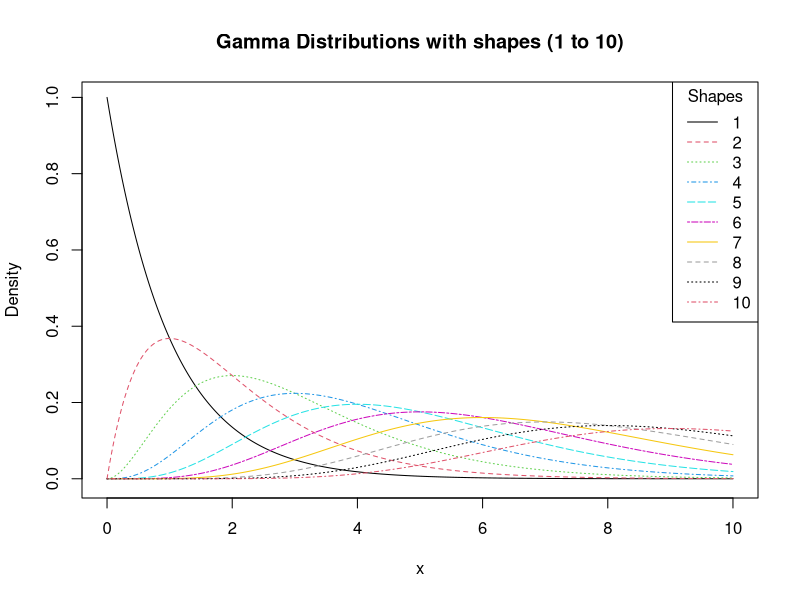
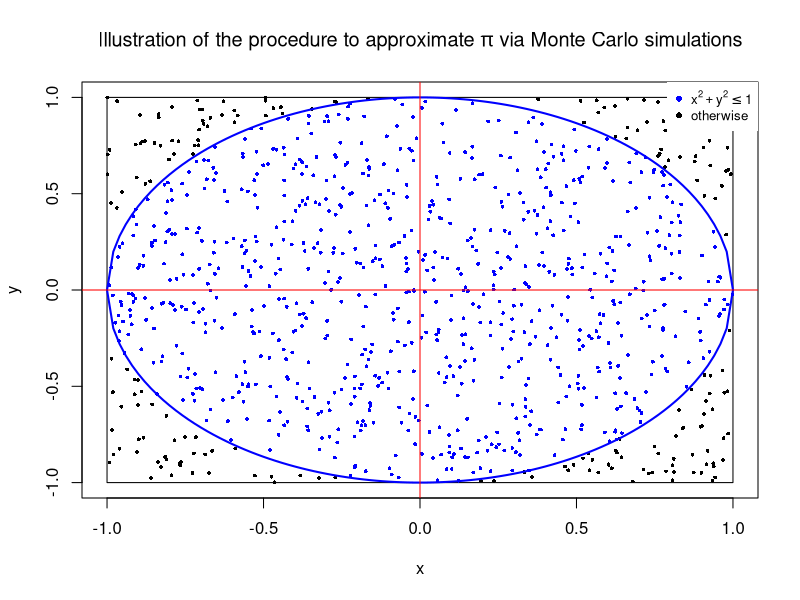
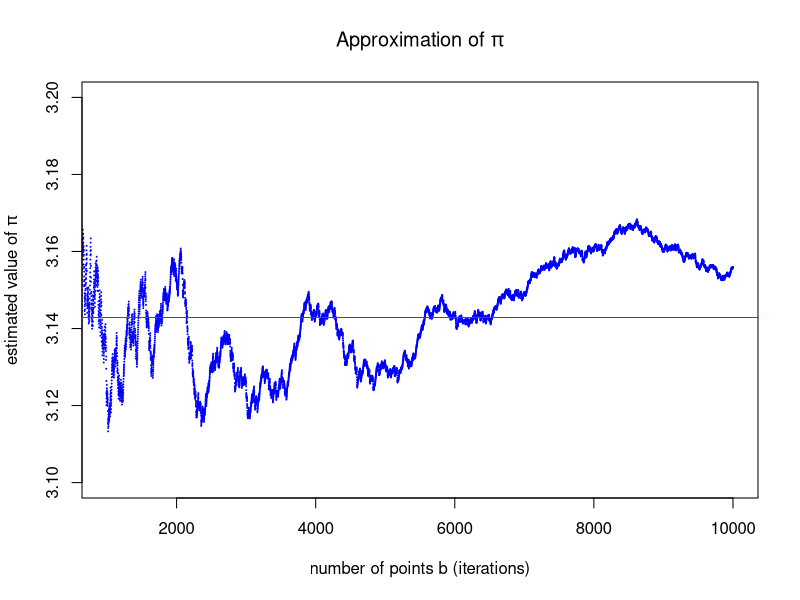

Here is the R script that generated these plots, in order:
## ---- chunk 1
k <- 1:10
plot(0, type = "n", xlim = c(0, 10), ylim = c(-0.01, 1.0), xlab = "x", 
     ylab = "Density", main = "Gamma Distributions with shapes (1 to 10)")

for (shape in k) {
  x <- seq(0, 10, by = 0.01)
  y <- dgamma(x, shape = shape, scale = 1)
  lines(x, y, col = shape, lwd = 1, lty = shape)
}

legend("topright", legend = as.character(k), col = k, lty = k, lwd = 1, 
       title = "Shapes")
## ---- chunk 2
my.pi <- function(B) {
  set.seed(528164)
  #Generating the (x,y) points
  x <- runif(B, min = -1, max = 1)
  y <- runif(B, min = -1, max = 1)
  sum_xy_sq<-sqrt(x^2+y^2)
  
  points_in_circle<-length(which(sum_xy_sq<=1))
  pi_est <- 4 * points_in_circle / B
  return(pi_est)
}

## ---- chunk 3
plot(x = seq(-1,1,0.01), y = seq(-1,1,0.01), type = "n", xlab = "x", 
     ylab = "y", 
     main = expression(paste("Illustration of the procedure to approximate ", 
                             pi, " via Monte Carlo simulations")))
# Add the rectangle
rect(-1, -1, 1, 1, border = "black")
set.seed(123)
x <- runif(1000, min = -1, max = 1)
y <- runif(1000, min = -1, max = 1)
r<- x^2 + y^2
points(x[r>1], y[r>1], pch = 16,cex=0.5, col = "black")
points(x[r<=1], y[r<=1], pch = 16,cex=0.5, col = "blue")
curve(sqrt(1 - x^2),-1,1,lwd=2, add = TRUE, col = "blue")
curve(-sqrt(1 - x^2),-1,1,lwd=2, add = TRUE, col = "blue")
abline(h=0,col="red")
abline(v=0,col="red")
#Legend
legend("topright", legend = expression("x"^2 + "y"^2 <= "1","otherwise"), 
       pch = 16, col = c("blue","black"),box.lwd = 0, cex = 0.8)
## ---- chunk 4
png("../mypi_koech.png", width = 1080, height = 720, res = 96)
est_pi<- function(B) {
set.seed(528164)    
    df <- data.frame(x <- runif(B, min =-1, max = 1),
                     y <- runif(B, min = -1, max = 1))
    df$iteration <- 1:B
    df$points_in_circle <- ifelse(sqrt(x^2 + y^2) <= 1, 1, 0) 
    df$pi_est <- 4 * cumsum(df$points_in_circle) / df$iteration
    return(df$pi_est)
}
B<-10000
pi_est<-est_pi(B)

plot(x = 1:B, y = pi_est,ylim = c(3.1,3.2),xlim = c(1000,B), 
     xlab = "number of points b (iterations)",col="blue",cex=0.1, 
     ylab = expression(paste("estimated value of ",pi)), 
     main = expression(paste("Approximation of ", pi)))
abline(h=22/7,col="red")
dev.off()
## ---- chunk 5

StringSim<-function(s,p,m){
  set.seed(528164)
  permutations<-replicate(m, 
                            paste0(
                              sample(strsplit(s,"")[[1]], 
                                             replace = FALSE), collapse = ""))
  TimesEqual<-sum(permutations==p)
  result<-list(permutations=permutations,TimesEqual=TimesEqual)
  return(result)
}

StringSim("People","eePolp",60)
